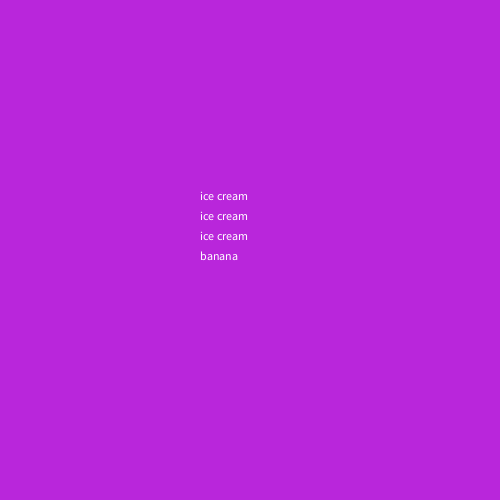
Frame 1 (no input)
Frame 60 (the mouse pressed at the canvas centre just before this capture): identical to frame 1, image omitted
Frame 120 (the mouse held since frame 60 and released just before this capture): identical to frame 1, image omitted

The Processing sketch that drew this single still picture (run headless with seeded random() and noise(); from frame 60 on, the mouse is pressed at the canvas centre):

// Processing sketch: Banana_Split
// ── Banana_Split.pde
int y = 200;
int i = 0;
void setup(){
background(#B926DB);
  size(500,500);
for(i= 0; i<3; i++){
text("ice cream", 200, y );
y += 20;
}
text("banana", 200, 260);
}
void draw(){
}
